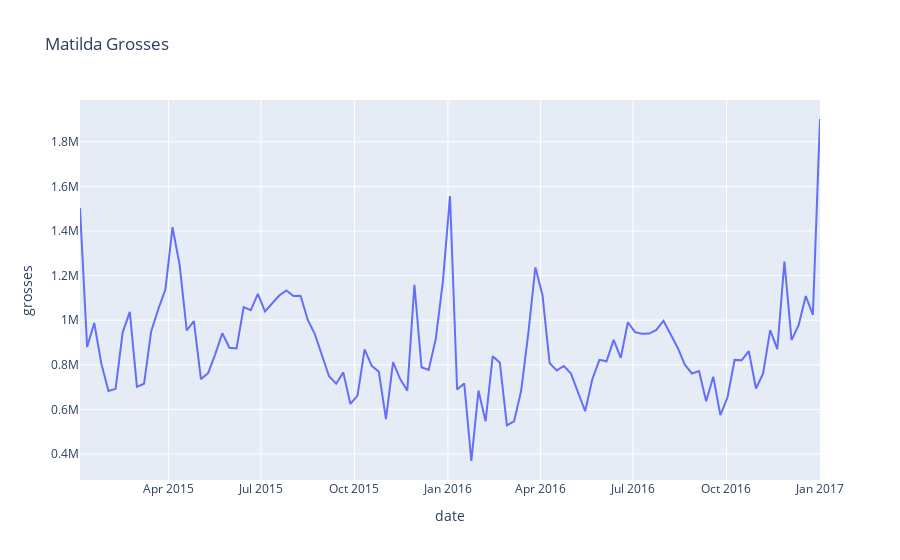

Here is the notebook cell this chart was saved with:
### Markdown cell above
Again looking at this, very difficult to tell what a producer should do.

### Code cell
px.line(df_matilda, x=df_matilda.index, y='grosses', title='Matilda Grosses')
